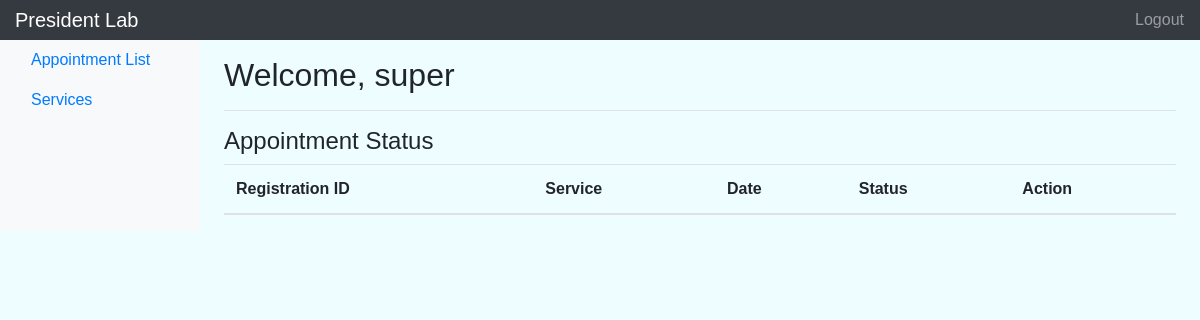
Before: /appointment/customer/status (signed in) with the older database file.
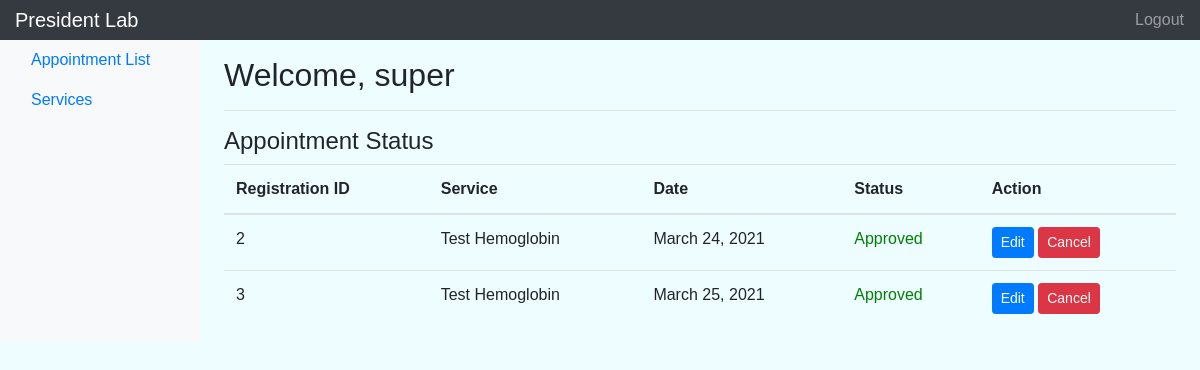
After: the same page with the newer database file.
### appointment/models.py (models this page shows, shortened)
class Appointment(models.Model):
    registration_id = models.PositiveIntegerField(unique=True)
    customer        = models.ForeignKey(settings.AUTH_USER_MODEL, on_delete=models.CASCADE)
    service         = models.ForeignKey(Services, on_delete=models.CASCADE)
    date            = models.DateField(verbose_name='date')
    status          = models.CharField(max_length=2, choices=STATUS_CHOICES, default='WA')
    class Meta:
        ordering=["registration_id"]

### services/models.py (models this page shows)
class Services(models.Model):
    service_id = models.PositiveIntegerField(unique=True)
    service = models.CharField(max_length=50)
    description = models.CharField(max_length=200)
    price = models.IntegerField(default=0, verbose_name='price')
    def __str__(self):
        return self.service

### appointment/views.py (the view)
# urls.py: path('customer/status', appointment_status_view, name = "status"),
def appointment_status_view(request):
    context = {}
    user = request.user
    try :
        appointments = Appointment.objects.filter(customer_id = user.pk)
        context['appointments'] = appointments
        return render(request, 'appointment/appointment_status.html', context)
    except Appointment.DoesNotExist:
        return render(request, 'appointment/appointment_status.html')

### appointment/templates/appointment/appointment_status.html
{% extends 'dashboard.html'%}
{% block dashboard_content %}
<section id="appointment-list">
    <h3>Appointment Status</h3>
    <table class="table">
      <thead>
        <tr>
          <th scope="col">Registration ID</th>
          <th scope="col">Service</th>
          <th scope="col">Date</th>
          <th scope="col">Status</th>
          <th scope="col">Action</th>
        </tr>
      </thead>
      <tbody>
        {% for appointment in appointments %}
        <tr>
          <td scope="row">{{appointment.registration_id}}</td>
          <td scope="row">{{appointment.service}}</td>
          <td scope="row">{{appointment.date}}</td>
          {% if appointment.status == "WA" %}
          <td scope="row" style="color: black;">Waiting Approval</td>
          {% elif appointment.status == "A" %}
          <td scope="row" style="color: green;">Approved</td>
          {% elif appointment.status == "C" %}
          <td scope="row" style="color: red;">Canceled</td>
          {% elif appointment.status == "R" %}
          <td scope="row" style="color: red;">Rejected</td>
          {% else %}
          <td scope="row" style="color: gray;">Finished</td>
          {% endif %}
          <td scope="row">
            <a href="{% url 'appointment:edit' appointment.registration_id %}" class="btn btn-primary btn-sm">Edit</a>
            <a href="{% url 'appointment:change-status' id=appointment.registration_id status='C' %}" class="btn btn-danger btn-sm">Cancel</a>
          </td>
        </tr>
        {% endfor %}
      </tbody>
    </table>
  </section>
{% endblock dashboard_content %}

Changed rows visible on the page:
added Appointment: registration_id "2", service "Test Hemoglobin", date "March 24, 2021", status "Approved"
added Appointment: registration_id "3", service "Test Hemoglobin", date "March 25, 2021", status "Approved"
